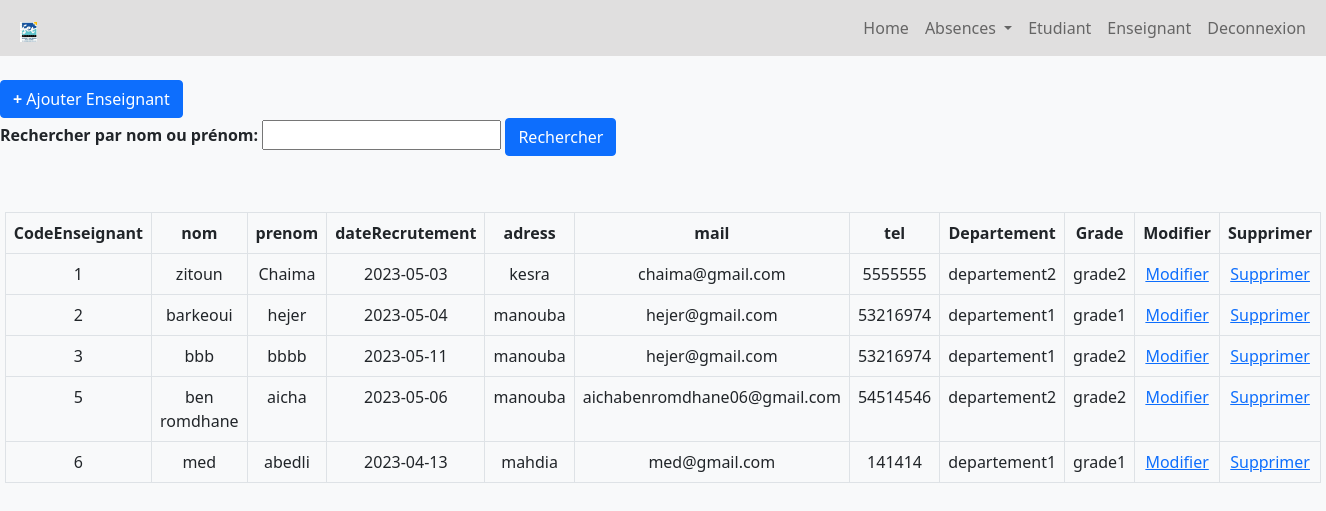
The page /Enseignant/enseignant.php on the database its author committed.
### tables this page shows
CREATE TABLE IF NOT EXISTS `t_enseignant` (
  `CodeEnseignant` int(50) NOT NULL AUTO_INCREMENT,
  `nom` varchar(50) NOT NULL,
  `prenom` varchar(50) NOT NULL,
  `dateRecrutement` date NOT NULL,
  `adress` varchar(50) NOT NULL,
  `mail` varchar(50) NOT NULL,
  `tel` int(11) NOT NULL,
  `CodeDepartement` int(50) NOT NULL,
  `CodeGrade` int(50) NOT NULL,
  PRIMARY KEY (`CodeEnseignant`),
  KEY `codeDepartement` (`CodeDepartement`,`CodeGrade`)
);

CREATE TABLE IF NOT EXISTS `t_departement` (
  `CodeDepartement` int(50) NOT NULL AUTO_INCREMENT,
  `NomDepartement` varchar(50) NOT NULL,
  PRIMARY KEY (`CodeDepartement`)
);

CREATE TABLE IF NOT EXISTS `t_grade` (
  `CodeGrade` int(50) NOT NULL AUTO_INCREMENT,
  `NomGrade` varchar(50) NOT NULL,
  PRIMARY KEY (`CodeGrade`)
);

### Enseignant/C_enseignant.php (called while the page is built, shortened)
<?php
class enseignant {
function lister_enseignant()
{
    $mysqli = new mysqli(db_host, db_user, db_password, db_database);
    $sql = "SELECT * FROM t_enseignant";
    $result = $mysqli->query($sql);
    return $result;
}
}
?>

### departement/C_departement.php (called while the page is built, shortened)
<?php
class Departement{
    function get_departements($id){
        $mysqli = new mysqli(db_host,db_user,db_password,db_database);
        $req = "SELECT * FROM t_departement where CodeDepartement=$id";
        $res = $mysqli->query($req);
        return $res;
    }
}
?>

### grade/C_grade.php (called while the page is built, shortened)
<?php
class Grade{
    function get_grade($id){
        $mysqli = new mysqli(db_host,db_user,db_password,db_database);
        $req = "SELECT  NomGrade FROM t_grade where CodeGrade=$id";
        $res = $mysqli->query($req);
        return $res;
    }
}
?>

### Enseignant/enseignant.php (the view, shortened to what this page needs)
<?php
require_once 'C_enseignant.php';
?>
<!DOCTYPE html>
<html lang="en">
<head>
    <link rel="stylesheet" href="../css/bootstrap.min.css">
</head>
<body>
    <br>
<div id="menu">
    <a class="btn btn-primary"  href="ajouter enseignant.php" ><b>+</b> Ajouter Enseignant </a> <br>
</div>
<form action="#" method="post">
    <label class="form-label fw-bold" for="chercher">Rechercher par nom ou prénom:
        <input type="text" name="search_term">
        <input type="submit" name="submit" value="Rechercher" class="btn btn-primary">
    </label>
</form>
<br>
<div class="tabscroll">
     <table id="tabusser" border="1" class="table table-hover  my-4  table-bordered text-center container">
<thead class="tbl-header">
    <tr>
    <th>CodeEnseignant</th>
        <th>nom</th>
        <th>prenom</th>
        <th>dateRecrutement</th>
        <th>adress</th>
        <th>mail</th>
        <th>tel</th>
        <th>Departement</th>
        <th>Grade</th>
        <th>Modifier</th>
        <th>Supprimer</th>
    </tr>
</thead>
<tbody class="tbl-content">
 <?php
require_once 'C_enseignant.php';
$enseignant = new enseignant ('', '', '', '', '', '', '', '', '');
if (empty($_POST['search_term'])) {
    $res = $enseignant->lister_enseignant();
} else {
    $res = $enseignant->chercher_enseignant($_POST['search_term']);}
if ($res->num_rows > 0) {
    while ($lig = $res->fetch_array(MYSQLI_ASSOC)) {
        ?>
        <tr>
            <td><?php echo $lig['CodeEnseignant']; ?></td>
            <td><?php echo $lig['nom']; ?></td>
            <td><?php echo $lig['prenom']; ?></td>
            <td><?php echo $lig['dateRecrutement']; ?></td>
            <td><?php echo $lig['adress']; ?></td>
            <td><?php echo $lig['mail']; ?></td>
            <td><?php echo $lig['tel']; ?></td>
            <td> <?php
                require_once '../departement/C_departement.php';
                $departement = new Departement();
                $res1 = $departement->get_departements($lig['CodeDepartement']);
                $row1 = $res1->fetch_assoc();
                echo $row1['NomDepartement'];
            ?>
            </td>
            <td><?php
                require_once '../grade/C_grade.php';
                $grade = new Grade();
                $res2 = $grade->get_grade($lig['CodeGrade']);
                $row2 = $res2->fetch_assoc();
                echo $row2['NomGrade'];
            ?>
            </td>
            <td><a href="update_enseignant.php?CodeEnseignant=<?php echo $lig['CodeEnseignant']; ?>">Modifier</a></td>
            <td><a href="enseignant.php?CodeEnseignant=<?php echo $lig['CodeEnseignant']; ?>" onclick="return confirm('Êtes-vous sûr de vouloir supprimer cet enseignant ?')">Supprimer</a></td>
        </tr>
    <?php }}?>
</tbody>
</table>
</div>
</body>
</html>

### rows shown on the page
t_enseignant: CodeEnseignant "1", nom "zitoun", prenom "Chaima", dateRecrutement "2023-05-03", adress "kesra", mail "chaima@gmail.com", tel "5555555", t_departement.NomDepartement "departement2", t_grade.NomGrade "grade2"
t_enseignant: CodeEnseignant "2", nom "barkeoui", prenom "hejer", dateRecrutement "2023-05-04", adress "manouba", mail "hejer@gmail.com", tel "53216974", t_departement.NomDepartement "departement1", t_grade.NomGrade "grade1"
t_enseignant: CodeEnseignant "3", nom "bbb", prenom "bbbb", dateRecrutement "2023-05-11", adress "manouba", mail "hejer@gmail.com", tel "53216974", t_departement.NomDepartement "departement1", t_grade.NomGrade "grade2"
t_enseignant: CodeEnseignant "5", nom "ben romdhane", prenom "aicha", dateRecrutement "2023-05-06", adress "manouba", mail "aichabenromdhane06@gmail.com", tel "54514546", t_departement.NomDepartement "departement2", t_grade.NomGrade "grade2"
t_enseignant: CodeEnseignant "6", nom "med", prenom "abedli", dateRecrutement "2023-04-13", adress "mahdia", mail "med@gmail.com", tel "141414", t_departement.NomDepartement "departement1", t_grade.NomGrade "grade1"
